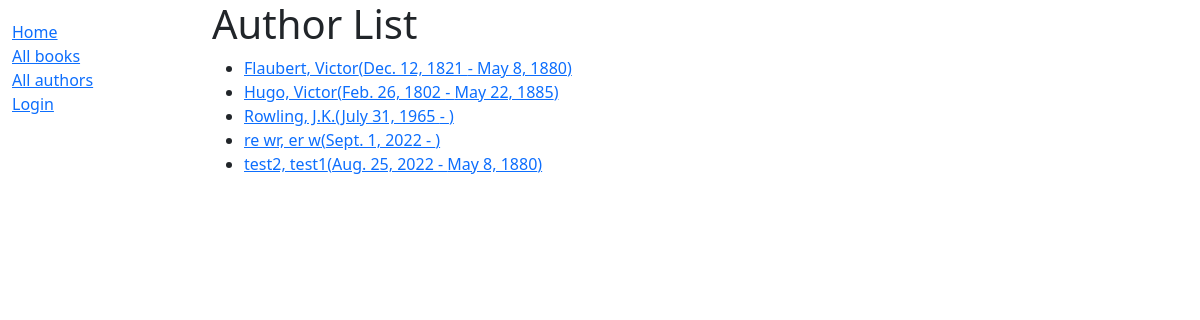
Screenshot of /catalog/authors/ with the database file from the repository.
### catalog/models.py (models this page shows)
class Author(models.Model):
    first_name = models.CharField(max_length=100)
    last_name = models.CharField(max_length=100)
    date_of_birth = models.DateField(null=True, blank=True)
    date_of_death = models.DateField('died', null=True, blank=True)
    class Meta:
        ordering = ['last_name', 'first_name']
    def get_absolute_url(self):
        return reverse('author-detail', args=[str(self.id)])
    def __str__(self):
        return f'{self.last_name}, {self.first_name}'

### catalog/views.py (the view)
# urls.py: path('authors/', views.AuthorListView.as_view(), name='authors'),
class AuthorListView(generic.ListView):
    model = Author

### catalog/templates/catalog/author_list.html
{% extends "base_generic.html" %}
{% block content %}
  <h1>Author List</h1>
  {% if author_list %}
  <ul>
    {% for author in author_list %}
      <li>
        <a href="{{ author.get_absolute_url }}">
        {{ author }}({{author.date_of_birth}} - {% if author.date_of_death %}{{author.date_of_death}}{% endif %})
        </a>
      </li>
    {% endfor %}
  </ul>
  {% else %}
    <p>There are no authors available.</p>
  {% endif %}
{% endblock %}

### rows the page displays
Author: last_name+first_name "Flaubert, Victor", date_of_birth "Dec. 12, 1821", date_of_death "May 8, 1880"
Author: last_name+first_name "Hugo, Victor", date_of_birth "Feb. 26, 1802", date_of_death "May 22, 1885"
Author: last_name+first_name "Rowling, J.K.", date_of_birth "July 31, 1965"
Author: last_name+first_name "re wr, er w", date_of_birth "Sept. 1, 2022"
Author: last_name+first_name "test2, test1", date_of_birth "Aug. 25, 2022", date_of_death "May 8, 1880"
